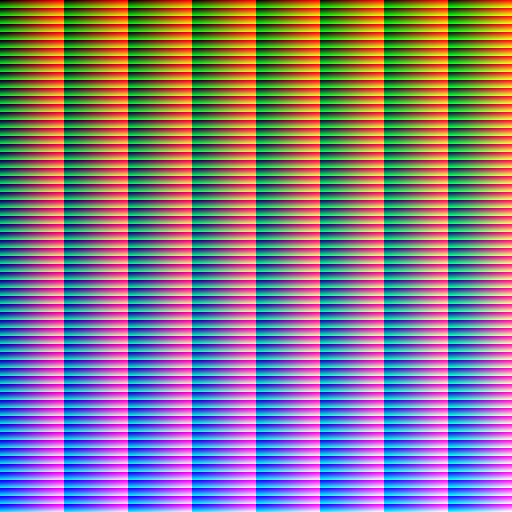
#> input picture outils/charte-da-laura-hald.png, 512 x 512 px, given in place of da-laura, which was not available
$ python charte_photo.py
#> lines starting #> are read from the running program, lines starting #| are printed output that depends on the picture; after the words box and inside, x2 and y2 are one past the last pixel; in counts of white or black regions, pixels touching at a corner belong together
"""Filtre photo « charte Da Laura » : le même rendu de couleur sur toutes les photos.

Rendu NATUREL, fidèle aux photos déjà publiées sur le compte (choix de l'utilisatrice, 24/11/2026 :
l'ancien filtre chaud et doré était « trop jaune ») :
- couleurs et balance des blancs d'origine conservées : AUCUN réchauffement, aucune teinte ajoutée ;
- contraste doux en S, très léger (un peu plus de relief) ;
- « vibrance » légère : seules les couleurs ternes sont un peu ravivées, les couleurs vives restent telles quelles ;
- aucune perte de netteté (pas de flou).

Utilisation :
    python3 outils/charte_photo.py photos/da-laura/plats/ravioli-truffe.jpg ...      # une ou plusieurs photos
    python3 outils/charte_photo.py photos/da-laura                                   # tout un dossier
Les copies filtrées sont rangées dans photos/<marque>/charte/<même chemin>, les originaux ne sont jamais modifiés.
Les générateurs (stories plats du jour) appliquent ce filtre automatiquement.

Dans le code :  from charte_photo import appliquer_charte ; img = appliquer_charte(img)
"""
import sys
from pathlib import Path

import numpy as np
from PIL import Image, ImageOps

RACINE = Path(__file__).resolve().parent.parent
EXT = {".jpg", ".jpeg", ".png", ".webp"}

# Réglages de la charte (modifier ici pour faire évoluer le rendu de TOUTES les photos)
CHARTE = {
    "contraste_s": 0.12,   # part de courbe en S (0 = aucune)
    "vibrance": 0.10,      # ravive les couleurs ternes sans toucher les couleurs déjà vives
}


def _hsv(rgb):
    r, g, b = rgb[..., 0], rgb[..., 1], rgb[..., 2]
    mx, mn = rgb.max(-1), rgb.min(-1)
    d = mx - mn + 1e-8
    h = np.where(mx == r, ((g - b) / d) % 6, np.where(mx == g, (b - r) / d + 2, (r - g) / d + 4)) / 6
    s = np.where(mx > 0, (mx - mn) / (mx + 1e-8), 0)
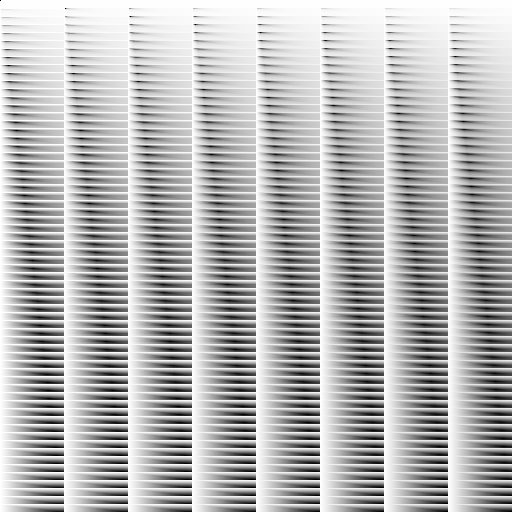
#> s: shape (512, 512) float64; min 0, max 1, mean 0.712
    return h, s, mx


def _rgb(h, s, v):
    i = np.floor(h * 6).astype(int) % 6
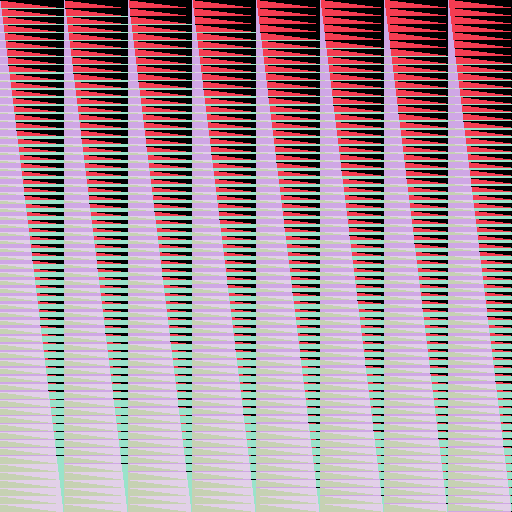
#> i: shape (512, 512) int64; 6 distinct labels, from 0 to 5; one colour per label, 0 black
    f = h * 6 - np.floor(h * 6)
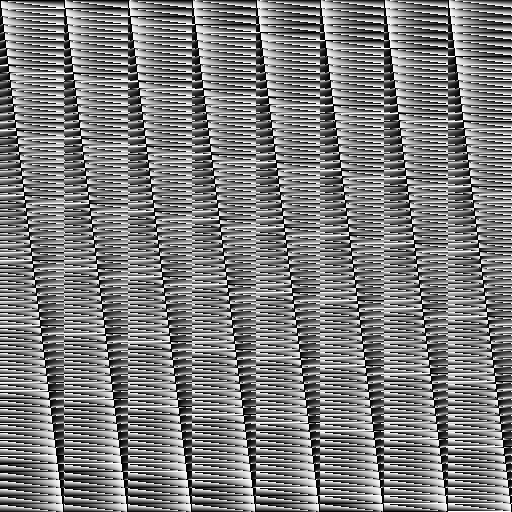
#> f: shape (512, 512) float64; min 0, max 1, mean 0.492
    p, q, t = v * (1 - s), v * (1 - s * f), v * (1 - s * (1 - f))
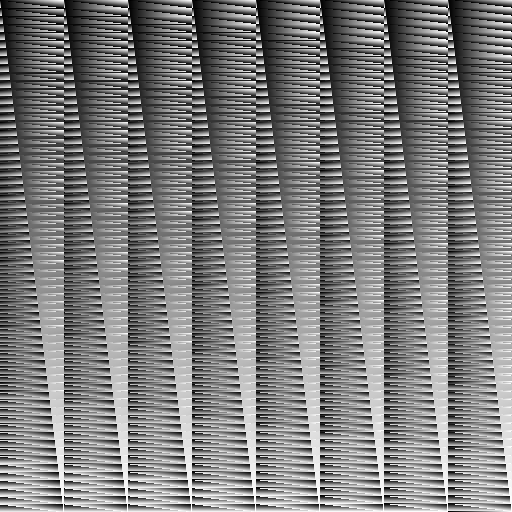
#> q: shape (512, 512) float64; min 0, max 1, mean 0.491
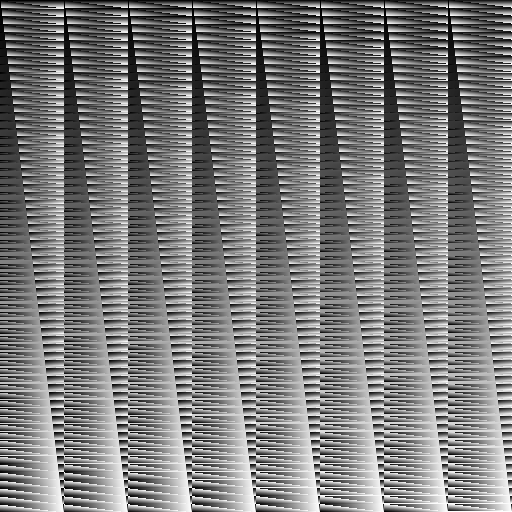
#> t: shape (512, 512) float64; min 0, max 1, mean 0.485
    choix = [(v, t, p), (q, v, p), (p, v, t), (p, q, v), (t, p, v), (v, p, q)]
    out = np.zeros(h.shape + (3,))
    for k, (a, b, c) in enumerate(choix):
        m = i == k
        out[m, 0], out[m, 1], out[m, 2] = a[m], b[m], c[m]
#> this loop made 6 passes
#> pass 1, in _rgb, `m = i == k`:
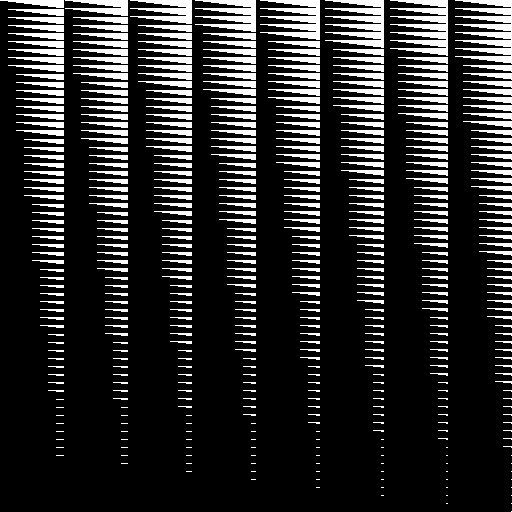
#> m: shape (512, 512) bool; 17.5% white; 456 white regions (104 under 20 px), largest, box (x1, y1, x2, y2) and area: (455, 0, 512, 64) 1856, (390, 0, 448, 56) 1680, (325, 0, 384, 48) 1488
#> pass 3, in _rgb, `m = i == k`:
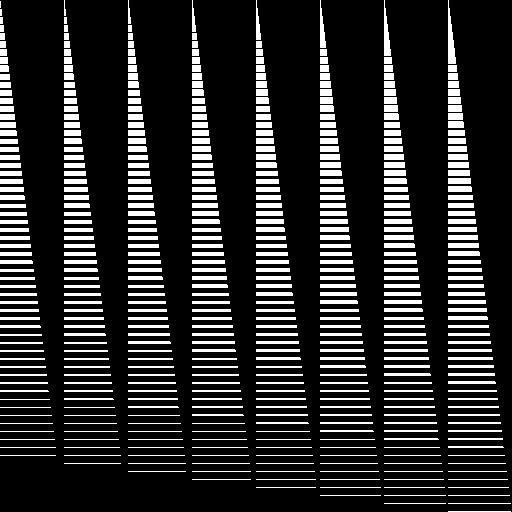
#> m: shape (512, 512) bool; 17.4% white; 456 white regions (2 under 20 px), largest, box (x1, y1, x2, y2) and area: (448, 0, 456, 64) 287, (384, 0, 391, 56) 223, (320, 0, 326, 48) 167
    return out


def appliquer_charte(img, c=CHARTE):
    """Renvoie une copie de l'image (PIL, RGB) avec le rendu de couleur de la charte (naturel)."""
    x = np.asarray(img.convert("RGB"), dtype=np.float64) / 255.0
    s = x * x * (3 - 2 * x)
    x = (1 - c["contraste_s"]) * x + c["contraste_s"] * s
    h, sat, v = _hsv(np.clip(x, 0, 1))
    sat = np.clip(sat + c["vibrance"] * sat * (1 - sat), 0, 1)
    x = _rgb(h, sat, v)
    return Image.fromarray((np.clip(x, 0, 1) * 255 + 0.5).astype(np.uint8))


def creer_hald(chemin=RACINE / "outils" / "charte-da-laura-hald.png", niveau=8):
    """Recrée la table de couleurs (HALD CLUT) qui applique le même filtre aux vidéos (ffmpeg haldclut)."""
    n = niveau * niveau
    i = np.arange(n ** 3)
    r, g, b = i % n, (i // n) % n, i // (n * n)
    px = (np.stack([r, g, b], -1) * 255.0 / (n - 1) + 0.5).astype(np.uint8)
    taille = niveau ** 3
    appliquer_charte(Image.fromarray(px.reshape(taille, taille, 3))).save(chemin)


def exporter(chemins):
    fichiers = []
    for c in chemins:
        p = (RACINE / c) if not Path(c).is_absolute() else Path(c)
        fichiers += sorted(f for f in p.rglob("*") if f.suffix.lower() in EXT) if p.is_dir() else [p]
    n = 0
    for f in fichiers:
        rel = f.relative_to(RACINE)
        if "charte" in rel.parts:
            continue
        # photos/<marque>/<reste>  ->  photos/<marque>/charte/<reste>
        parts = rel.parts
        dest = RACINE.joinpath(*parts[:2], "charte", *parts[2:]).with_suffix(".jpg")
        dest.parent.mkdir(parents=True, exist_ok=True)
        appliquer_charte(ImageOps.exif_transpose(Image.open(f))).save(dest, quality=97, subsampling=0)
        print(dest.relative_to(RACINE))
        n += 1
    print(f"{n} photo(s) passée(s) à la charte Da Laura.")


if __name__ == "__main__":
    if sys.argv[1:] == ["--hald"]:
        creer_hald(); print("Table de couleurs vidéo recréée."); sys.exit()
    exporter(sys.argv[1:] or ["photos/da-laura"])
